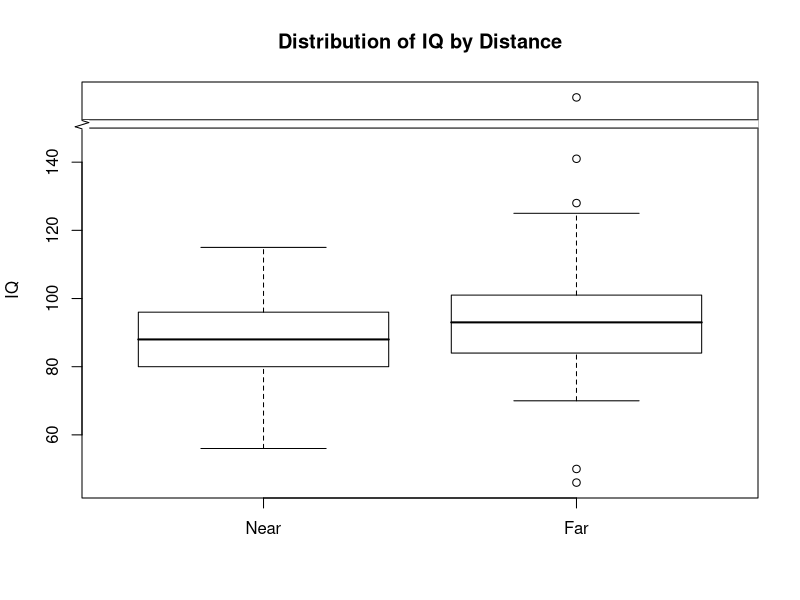

The R script that drew this image:
## ---- chunk 1

setwd("C:/Users/ncgro/Desktop/BIOS 6621/Projects/Grove_Project_01/DataRaw")

library(plotrix)
library(markdown)
library(knitr)
library(rmarkdown)
library(kableExtra)

head(read.csv("lead-iq-01.csv"))

lead<-read.csv("lead-iq-01.csv")

################################################################################
# Create submatrix according to "Near" or "Far"
Near_list<-lead[which(lead$Smelter=="Near"),]
Far_list<-lead[which(lead$Smelter=="Far"),]
################################################################################

################################################################################
# Create vector of IQ column of "Far_list" and
#   "Near_list", and combine that into new list "Distance_list
#   so gap.boxplot will make a boxplot with a gap in the y-axis.

Near_vect<-Near_list[,2]
Far_vect<-Far_list[,2]
Distance_list<-list(Near=Near_vect, Far=Far_vect)
################################################################################

################################################################################
# Means, SD, Range of Near_list and Far_list IQ, rounded to
#   2 decimal places
Mean_Near_IQ<-round((mean(Near_list$IQ)),
                    digits=2)
Mean_Far_IQ<-round((mean(Far_list$IQ)),
                    digits=2)

SD_Near_IQ<-round((sd(Near_list$IQ)),
                    digits=2)
SD_Far_IQ<-round((sd(Far_list$IQ)),
                    digits=2)

Range_Near_IQ<- max(Near_list$IQ)-
              min(Near_list$IQ)
Range_Far_IQ<- max(Far_list$IQ)-
              min(Far_list$IQ)
################################################################################

###############################################################################
#Creating matrix of summary statistics to be used in kbl() function

Distance_matrix<-matrix(rep(NA,8), nrow=2)

colnames(Distance_matrix)<-c("n", "Mean IQ", "SD", "Range")

rownames(Distance_matrix)<-c("Near", "Far")

# Col 1 n
Distance_matrix[1,1]<-length(Near_vect)
Distance_matrix[2,1]<-length(Far_vect)

# Col 2  mean
Distance_matrix[1,2]<-round(mean(Near_vect), digits=2)
Distance_matrix[2,2]<-round(mean(Far_vect), digits=2)

# Col 3 sd
Distance_matrix[1,3]<-round(sd(Near_vect), digits=2)
Distance_matrix[2,3]<-round(sd(Far_vect), digits=2)

# Col 4 range
Distance_matrix[1,4]<-max(Near_vect)- min(Near_vect)
Distance_matrix[2,4]<-max(Far_vect)- min(Far_vect)
###############################################################################


## ---- chunk 2
# Creating kbl() table of Distance_matrix. Inputs variable with changes to data.

Distance_matrix %>%
  kbl(caption= "Summary Statistics: IQ vs Distance",
                  align="c") %>%
  kable_classic_2(full_width= FALSE, lightable_options= "striped", 
                  font_size= 20)
## ---- chunk 3
# Boxplot of IQ values for Near and Far. If 999 outlier present, display
#   boxplot with gap in y axis to better display non-outlier data. If 999
#   outlier absent, display boxplot with standard scale.

if(max(lead$IQ==999)){

  gap.boxplot(Distance_list, gap=list(top=c(150,990), bottom=c(NA,NA)), 
            names=c("Near","Far"), main="Distribution of IQ by Distance",
            ylab="IQ")
  
  axis.break(axis=2, breakpos=151, style="zigzag")

  } else {
              
    boxplot(Distance_list, main="Distribution of IQ by Distance", 
            xlab=" Distance", ylab="IQ")}
